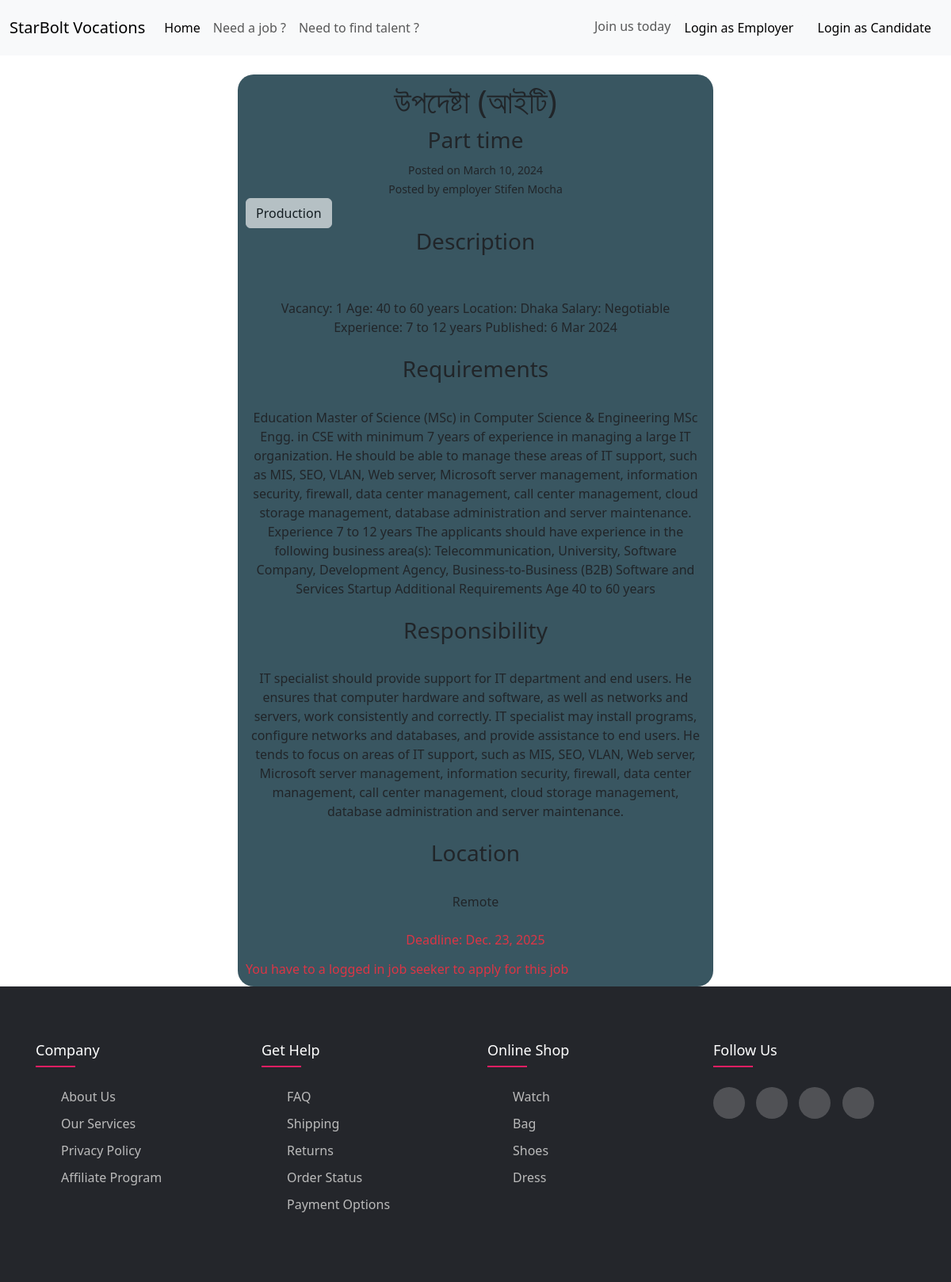
/job/job_details/4, run on the app's committed database.
### job/models.py (models this page shows, shortened)
class Job(models.Model):
    title= models.CharField(max_length= 40)
    category= models.ForeignKey(Category, on_delete= models.CASCADE, unique=False)
    description = models.TextField()
    requirements= models.TextField()
    responsibility= models.TextField()
    location= models.CharField(max_length= 40)
    status= models.CharField(choices= constants.STATUS, max_length= 40)
    typeo= models.CharField(choices= constants.TYPE, max_length= 40, null= True)
    date= models.DateField(auto_now_add= True)
    deadline= models.DateField(null= True)
    employer= models.ForeignKey(Employer, on_delete= models.CASCADE)

class Category(models.Model):
    name= models.CharField(max_length= 40, unique=True)
    def __str__(self) -> str:
        return self.name

### employers/models.py (models this page shows, shortened)
class Employer(models.Model):
    user= models.OneToOneField(User,related_name='employer', on_delete=models.CASCADE)
    contact= models.CharField(max_length= 12)
    designation= models.CharField(max_length=20, blank=True)
    industry= models.ForeignKey(Industry, on_delete= models.CASCADE)
    company_name= models.CharField(max_length= 40)
    establish_year= models.IntegerField()
    company_size= models.CharField(max_length= 17, choices= COMPANY_SIZE)
    country= models.CharField(max_length= 40)
    district= models.CharField(max_length= 40)
    address= models.TextField()

### job/views.py (the view, shortened to what this page needs)
# urls.py: path('job_details/<int:id>', views.JobDetails.as_view(), name='job_details'),
class JobDetails(DetailView):
    model= models.Job
    pk_url_kwarg='id'
    template_name= 'job_details.html'
    def get_context_data(self, **kwargs) :
        context= super().get_context_data(**kwargs)
        return context

### job/templates/job_details.html (shortened to what this page needs)
{% extends "base.html" %}
{% block content %}
<div class="job_detail_container">
    <div class="job-header" >
    <h1>{{job.title}}</h1>
    <h3>{{job.status}}</h3>
    <small>Posted on {{job.date}}<br>Posted by employer {{job.employer.user.first_name}} {{job.employer.user.last_name}}</small>
    </div>
    <div class="catagory_container d-flex">
        <button class="btn btn-light" disabled>{{job.category}}</button>
    </div>
    <div class='description_and_requirements text-center' >
        <h3 class="text-teal-800" >Description</h3><br><br>
        {{job.description}}<br>
        <br>
        <h3 class="text-teal-600">Requirements</h3><br>
        {{job.requirements}}<br>
        <br>
        <h3 class="text-teal-600 ">Responsibility</h3><br>
        {{job.responsibility}}<br>
        <br>
        <h3 class="text-teal-600 ">Location</h3><br>
        {{job.location}}<br>
        <br>
        {%if job.deadline == null%}
        {% else %}
        <p class="text-danger" >Deadline: {{job.deadline}}</p>
        {% endif %}
    </div>
    <h6 class="text-danger" >You have to a logged in job seeker to apply for this job</h6>
</div>
{% endblock  %}

### core/static/job_detail.css (style rules this page uses)
.job_detail_container { background-color: rgb(57, 86, 97); margin: auto; margin-top: 2%; padding: 10px; width: 50%; border-radius: 20px; }
.job-header { align-items: center; }

### job/templates/job_details.html (style rules this page uses)
.job_detail_container { background-color: rgb(57, 86, 97); margin: auto; margin-top: 2%; padding: 10px; width: 50%; padding-bottom: 4px; border-radius: 20px; }
.job-header { text-align: center; }

### data on the page
Job: title "উপদেষ্টা (আইটি)", status "Part time", date "March 10, 2024", employer.user.first_name "Stifen", employer.user.last_name "Mocha", category "Production", description "Vacancy: 1 Age: 40 to 60 years Location: Dhaka Salary: Negotiable Experience: 7 to 12 years Published: 6 Mar 2024", requirements "Education Master of Science (MSc) in Computer Science & Engineering MSc Engg. in CSE with minimum 7 years of experience in managing a large IT organization. He should be able to manage these areas of IT support, such as MIS, SEO, VLAN, Web server, Microsoft server management, information security, firewall, data center management, call center management, cloud storage management, database administration and server maintenance. Experience 7 to 12 years The applicants should have experience in the following business area(s): Telecommunication, University, Software Company, Development Agency, Business-to-Business (B2B) Software and Services Startup Additional Requirements Age 40 to 60 years", responsibility "IT specialist should provide support for IT department and end users. He ensures that computer hardware and software, as well as networks and servers, work consistently and correctly. IT specialist may install programs, configure networks and databases, and provide assistance to end users. He tends to focus on areas of IT support, such as MIS, SEO, VLAN, Web server, Microsoft server management, information security, firewall, data center management, call center management, cloud storage management, database administration and server maintenance.", location "Remote", deadline "Dec. 23, 2025"
